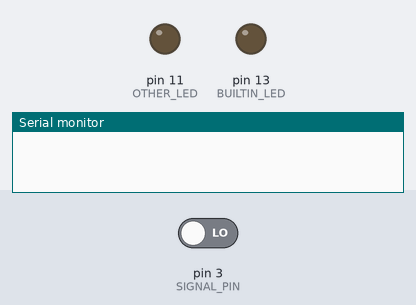
A sketch run on a simulated Arduino Uno, built with avr-gcc and run on an emulated ATmega328P. On the bench: output pins drawn as LEDs (lit = HIGH), the last lines printed to the serial monitor. Inputs (shaded band) come from the test bench; at power-on: pin 3 (SIGNAL_PIN) LOW.

Above: at 1.2 s.
1.3 s: pin 3 (SIGNAL_PIN) driven HIGH
At 1.7 s:
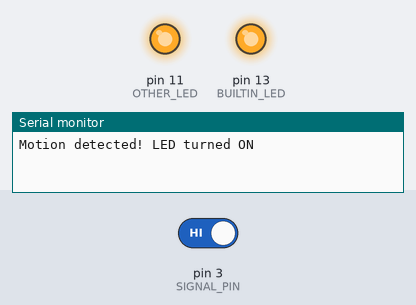
Timing chart, 0 to 4.3 s (numbered marks = the images above; inputs shaded):
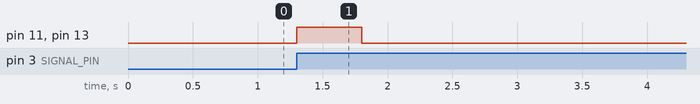

The sketch:

Task_1.2P.ino
```cpp
#define SIGNAL_PIN 3
#define BUILTIN_LED 13
#define OTHER_LED 11

bool motionDetected = false;

void motionISR() {
  motionDetected = true;
}

void setup() {

  pinMode(SIGNAL_PIN, INPUT);
  pinMode(BUILTIN_LED, OUTPUT);
  pinMode(OTHER_LED, OUTPUT);

  Serial.begin(9600);

  attachInterrupt(digitalPinToInterrupt(SIGNAL_PIN), motionISR, RISING);
}


void loop() {
  if (motionDetected) {

    digitalWrite(OTHER_LED, HIGH);
    digitalWrite(BUILTIN_LED, HIGH);

    Serial.println("Motion detected! LED turned ON");

    delay(500);

    digitalWrite(OTHER_LED, LOW);
    digitalWrite(BUILTIN_LED, LOW);

    Serial.println("No motion detected. LED turned OFF");

    motionDetected = false;
  }
}
```

Measured:
- after the input at 1.3 s, pin 11 (OTHER_LED), pin 13 (BUILTIN_LED): LOW → HIGH at once, → LOW 0.50 s later
